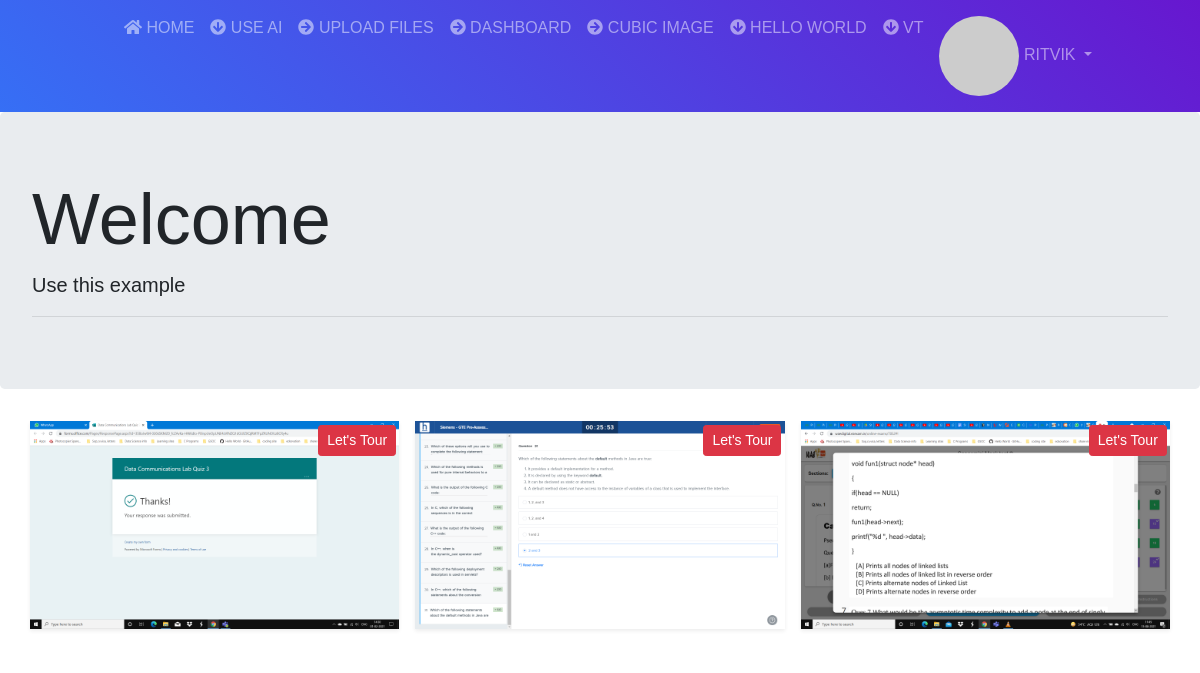
Before: /index (signed in) with the older database file.
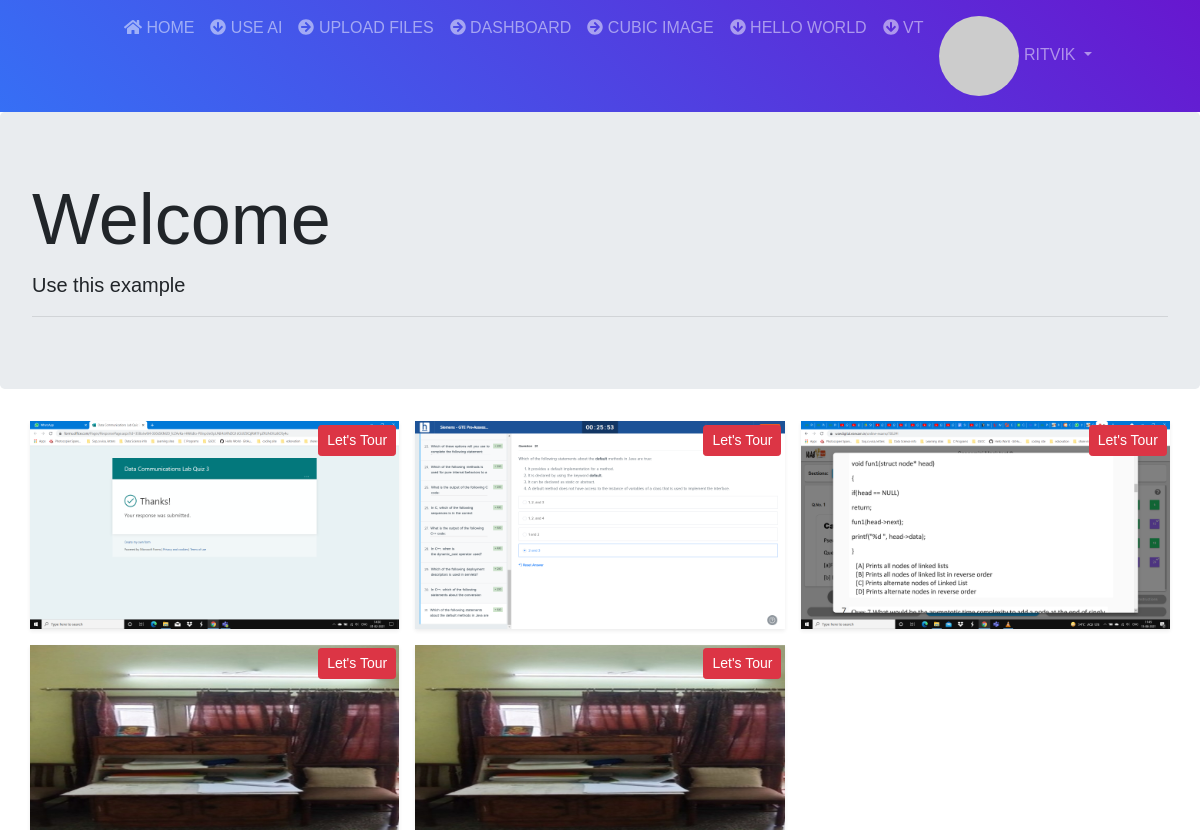
After: the same page with the newer database file.
### app/models.py (models this page shows, shortened)
class User(UserMixin, db.Model):
    id = db.Column(db.Integer, primary_key=True, autoincrement=True)
    username = db.Column(db.String(64), index=True, unique=True)
    email = db.Column(db.String(120), index=True, unique=True)
    password_hash = db.Column(db.String(128))
    created_on = db.Column(db.DateTime, index=True, default=datetime.now)
    last_seen = db.Column(db.DateTime, default=datetime.utcnow)
    def avatar(self, size):
        digest = md5(self.email.lower().encode('utf-8')).hexdigest()
        return 'https://www.gravatar.com/avatar/{}?d=identicon&s={}'.format(digest, size)

class MyCube(db.Model):
    id=db.Column(db.Integer, primary_key=True, autoincrement=True)
    front=db.Column(db.String(255),db.ForeignKey('my_upload.id'))
    back=db.Column(db.String(255),db.ForeignKey('my_upload.id'))
    right=db.Column(db.String(255),db.ForeignKey('my_upload.id'))
    left=db.Column(db.String(255),db.ForeignKey('my_upload.id'))
    ceiling=db.Column(db.String(255),db.ForeignKey('my_upload.id'))
    floor=db.Column(db.String(255),db.ForeignKey('my_upload.id'))
    created_at=db.Column(db.DateTime,nullable=False,index=True, default=dt.datetime.utcnow)
    user_id=db.Column(db.Integer,db.ForeignKey('user.id'))
    publish=db.Column(db.Boolean,nullable=False, default=False)
    title = db.Column(db.String(50))
    description = db.Column(db.String(255),default="no description")

### app/routes.py (the view)
@app.route('/')
@app.route('/index')
@login_required
def index():
    imglist = MyCube.query.filter_by(publish=True)
    return render_template('index.html',title='Home', vrlist=imglist)

### app/models.py (called while the page is built)
@login.user_loader
def load_user(id):
    return User.query.get(int(id))

### app/routes.py (called while the page is built)
@app.before_request
def before_request():
    try:
        if current_user.is_authenticated:
            current_user.last_seen = datetime.utcnow()
            db.session.commit()
    except:
        pass

### app/templates/index.html (shortened to what this page needs)
 {% extends 'base.html' %}
{% block body %}
<div class="jumbotron">
    <h1 class="display-3">Welcome</h1>
    <p class="lead">Use this example</p>
    <hr class="my-2">
</div>
<div class="container">
    <div class="row imgrid">
        {% for item in vrlist %}
        <div class="image">
            <img src="{{item.front}}" class="img-fluid shadow-sm" alt="">
            <a href="/vt/{{item.id}}" class="btn btn-danger btn-sm delete-icon"></i>Let's Tour</a>
        </div>
        {% endfor %}
    </div>
</div>
{% endblock %}

### app/templates/base.html (shortened to what this page needs)
<!doctype html>
<html lang="en">
<head>
    <link rel="stylesheet" href="https://stackpath.bootstrapcdn.com/bootstrap/4.3.1/css/bootstrap.min.css">
    <link rel="stylesheet" href="https://use.fontawesome.com/releases/v5.1.1/css/all.css">
</head>
<body>
    {% include "navbar.html" %}
    {% block body %}{% endblock %}
</body>
</html>

### app/templates/navbar.html (shortened to what this page needs)
<nav class="navbar navbar-expand-lg navbar-dark purblue sticky-top">
    <div class="collapse navbar-collapse" id="mainmenu">
      <ul class="navbar-nav mr-auto mt-2 mt-lg-0 mx-auto ">
        <li class="nav-item ">
          <a class="nav-link text-uppercase" href="{{url_for('index')}}"><i class="fas fa-home "></i> Home <span class="sr-only">(current)</span></a>
        </li>
        <li class="nav-item">
          <a class="nav-link text-uppercase" href="/input"><i class="fas fa-arrow-circle-down    "></i> use AI </a>
        </li>
        <li class="nav-item">
          <a class="nav-link text-uppercase" href="/upload"><i class="fas fa-arrow-circle-right    "></i> upload files</a>
        </li>
        <li class="nav-item">
          <a class="nav-link text-uppercase" href="/dashboard"><i class="fas fa-arrow-circle-right   "></i> dashboard</a>
        </li>
        <li class="nav-item">
          <a class="nav-link text-uppercase" href="/cube"><i class="fas fa-arrow-circle-right   "></i> cubic image</a>
        </li>
        <li class="nav-item">
          <a class="nav-link text-uppercase" href="/hello"><i class="fas fa-arrow-circle-down   "></i> hello world</a>
        </li>
        <li class="nav-item">
          <a class="nav-link text-uppercase" href="/vt"><i class="fas fa-arrow-circle-down   "></i> vt</a>
        </li>
        {% if current_user.is_anonymous %}
        <li class="nav-item dropdown">
          <a class="nav-link dropdown-toggle text-uppercase" href="#" id="dropdownId" data-toggle="dropdown" aria-haspopup="true" aria-expanded="false"><i class="fas fa-user-circle    "></i> Account</a>
          <div class="dropdown-menu" aria-labelledby="dropdownId">
            <a class="dropdown-item" href="/login">Login</a>
            <a class="dropdown-item" href="/register">Create free account</a>
          </div>
        </li>
        {% else %}
        <li class="nav-item dropdown">
          <a class="nav-link dropdown-toggle text-uppercase" href="#" id="dropdownId" data-toggle="dropdown" aria-haspopup="true" aria-expanded="false">
            <img src="{{ current_user.avatar(24) }}" class="rounded-circle">  {{current_user.username}}
          </a>
        </li>
        {% endif %}
      </ul>
    </div>
  </nav>

### app/templates/index.html (style rules this page uses)
* { box-sizing: border-box; }
body { margin: 0; font-family: Arial; }
.row:after { content: ""; display: table; clear: both; }
.imgrid { display:grid; grid-template-columns: 1fr 1fr 1fr; gap: 1rem; }
.image { position: relative; }
.delete-icon { position:absolute; top:.2rem; right: .2rem; }

### app/templates/base.html (style rules this page uses)
.purblue { background-image: linear-gradient(45deg,rgb(54, 111, 245),rgb(103, 23, 207)); }

Changed rows visible on the page:
added MyCube: front (picture)
added MyCube: front (picture)
